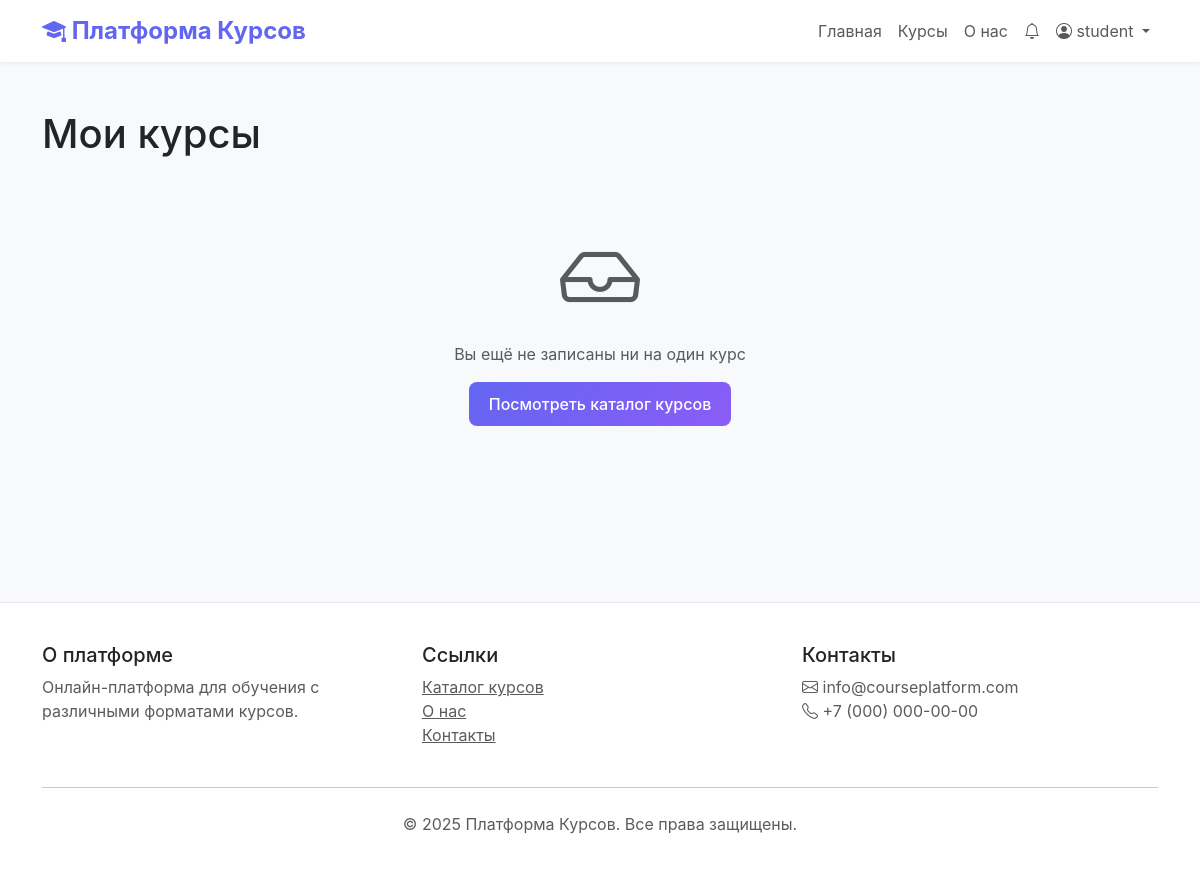
Before: /my-courses/ (signed in) with the older database file.
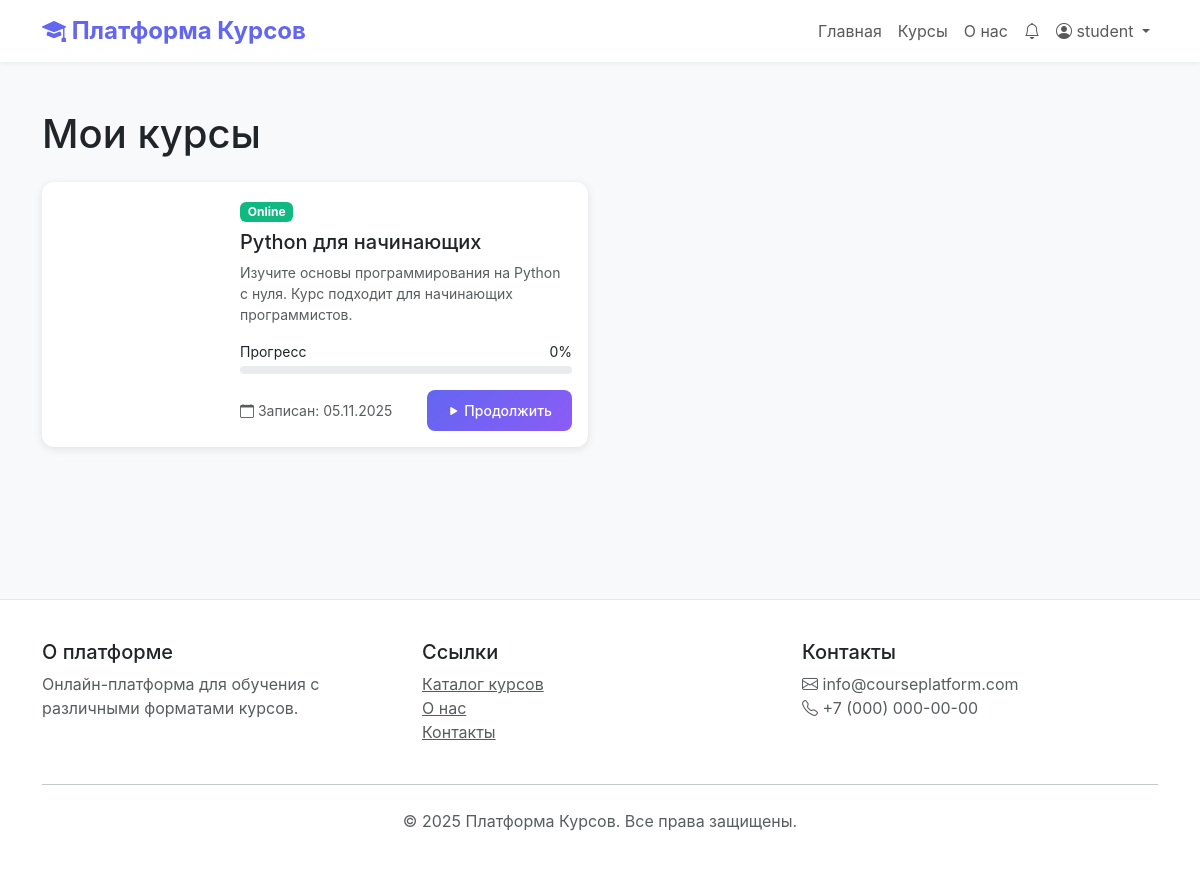
After: the same page with the newer database file.
### users/models.py (models this page shows, shortened)
class User(AbstractUser):
    ROLE_CHOICES = (
        ('student', 'Student'),
        ('instructor', 'Instructor'),
        ('admin', 'Administrator'),
    )
    role = models.CharField(max_length=20, choices=ROLE_CHOICES, default='student')
    phone = models.CharField(max_length=20, blank=True)
    bio = models.TextField(blank=True)
    avatar = models.ImageField(upload_to='avatars/', blank=True, null=True)
    email_verified = models.BooleanField(default=False)
    created_at = models.DateTimeField(auto_now_add=True)
    updated_at = models.DateTimeField(auto_now=True)
    class Meta:
        db_table = 'users'
        verbose_name = 'User'
        verbose_name_plural = 'Users'

### courses/models.py (models this page shows, shortened)
class Enrollment(models.Model):
    user = models.ForeignKey(settings.AUTH_USER_MODEL, on_delete=models.CASCADE, related_name='enrollments')
    course = models.ForeignKey(Course, on_delete=models.CASCADE, related_name='enrollments')
    enrolled_at = models.DateTimeField(auto_now_add=True)
    completed = models.BooleanField(default=False)
    completed_at = models.DateTimeField(null=True, blank=True)
    progress = models.PositiveIntegerField(default=0)  # Progress percentage
    class Meta:
        unique_together = ['user', 'course']

class Course(models.Model):
    TYPE_CHOICES = (
        ('online', 'Online'),
        ('offline', 'Offline'),
        ('webinar', 'Webinar'),
    )
    title = models.CharField(max_length=200)
    slug = models.SlugField(unique=True)
    description = models.TextField()
    type = models.CharField(max_length=20, choices=TYPE_CHOICES)
    category = models.ForeignKey(Category, on_delete=models.SET_NULL, null=True, related_name='courses')
    instructor = models.ForeignKey(settings.AUTH_USER_MODEL, on_delete=models.CASCADE, related_name='teaching_courses')
    price = models.DecimalField(max_digits=10, decimal_places=2, default=0)
    image = models.ImageField(upload_to='courses/', blank=True, null=True)
    location = models.CharField(max_length=255, blank=True)
    max_students = models.PositiveIntegerField(null=True, blank=True)
    webinar_link = models.URLField(blank=True)
    start_date = models.DateTimeField(null=True, blank=True)
    end_date = models.DateTimeField(null=True, blank=True)
    is_published = models.BooleanField(default=False)
    created_at = models.DateTimeField(auto_now_add=True)
    updated_at = models.DateTimeField(auto_now=True)
    class Meta:
        ordering = ['-created_at']

### courses/template_views.py (the view)
# urls.py: path('my-courses/', my_courses_view, name='my_courses'),
@login_required
def my_courses_view(request):
    from courses.models import LessonProgress
    enrollments = Enrollment.objects.filter(user=request.user).select_related('course').order_by('-enrolled_at')
    for enrollment in enrollments:
        all_lessons = Lesson.objects.filter(module__course=enrollment.course).order_by('module__order', 'order')
        completed_ids = LessonProgress.objects.filter(
            enrollment=enrollment,
            completed=True
        ).values_list('lesson_id', flat=True)
        next_lesson = None
        for lesson in all_lessons:
            if lesson.id not in completed_ids:
                next_lesson = lesson
                break
        enrollment.next_lesson = next_lesson if next_lesson else (all_lessons.first() if all_lessons.exists() else None)
    context = {
        'enrollments': enrollments,
    }
    return render(request, 'my_courses.html', context)

### courses/context_processors.py (called while the page is built)
def notifications(request):
    if request.user.is_authenticated:
        unread_count = Notification.objects.filter(
            user=request.user,
            is_read=False
        ).count()
        return {'unread_notifications_count': unread_count}
    return {'unread_notifications_count': 0}

### templates/my_courses.html (shortened to what this page needs)
{% extends 'base.html' %}
{% block content %}
<div class="container py-5">
    <h1 class="mb-4">Мои курсы</h1>
    {% if enrollments %}
    <div class="row">
        {% for enrollment in enrollments %}
        <div class="col-md-6 mb-4">
            <div class="card">
                <div class="row g-0">
                    <div class="col-md-4">
                        {% if enrollment.course.image %}
                        <img src="{{ enrollment.course.image.url }}" class="img-fluid rounded-start h-100" alt="{{ enrollment.course.title }}" style="object-fit: cover;">
                        {% else %}
                        <div class="bg-gradient h-100 d-flex align-items-center justify-content-center" style="background: linear-gradient(135deg, #667eea 0%, #764ba2 100%);">
                            <i class="bi bi-book display-4 text-white"></i>
                        </div>
                        {% endif %}
                    </div>
                    <div class="col-md-8">
                        <div class="card-body">
                            <span class="badge badge-{{ enrollment.course.type }} mb-2">{{ enrollment.course.get_type_display }}</span>
                            <h5 class="card-title">{{ enrollment.course.title }}</h5>
                            <p class="card-text text-muted small">{{ enrollment.course.description|truncatewords:15 }}</p>
                            <div class="mb-3">
                                <div class="d-flex justify-content-between mb-1">
                                    <small>Прогресс</small>
                                    <small>{{ enrollment.progress }}%</small>
                                </div>
                                <div class="progress" style="height: 8px;">
                                </div>
                            </div>
                            <div class="d-flex justify-content-between align-items-center">
                                <small class="text-muted">
                                    <i class="bi bi-calendar"></i> Записан: {{ enrollment.enrolled_at|date:"d.m.Y" }}
                                </small>
                                {% if enrollment.next_lesson %}
                                <a href="{% url 'lesson_detail' enrollment.course.slug enrollment.next_lesson.id %}" class="btn btn-sm btn-primary">
                                    <i class="bi bi-play-fill"></i> {% if enrollment.completed %}Повторить{% else %}Продолжить{% endif %}
                                </a>
                                {% else %}
                                <a href="{% url 'course_detail' enrollment.course.slug %}" class="btn btn-sm btn-outline-primary">
                                    Просмотреть
                                </a>
                                {% endif %}
                            </div>
                        </div>
                    </div>
                </div>
            </div>
        </div>
        {% endfor %}
    </div>
    {% else %}
    <div class="text-center py-5">
        <i class="bi bi-inbox display-1 text-muted"></i>
        <p class="text-muted mt-3">Вы ещё не записаны ни на один курс</p>
        <a href="/courses/" class="btn btn-primary">Посмотреть каталог курсов</a>
    </div>
    {% endif %}
</div>
{% endblock %}

### templates/base.html (shortened to what this page needs)
<!DOCTYPE html>
<html lang="ru">
<head>
    <link href="https://cdn.jsdelivr.net/npm/bootstrap@5.3.0/dist/css/bootstrap.min.css" rel="stylesheet">
    <link rel="stylesheet" href="https://cdn.jsdelivr.net/npm/bootstrap-icons@1.11.0/font/bootstrap-icons.css">
    {% load static %}
    <link rel="stylesheet" href="{% static 'css/style.css' %}">
</head>
<body>
    <nav class="navbar navbar-expand-lg navbar-light sticky-top">
        <div class="container">
            <a class="navbar-brand" href="/">
                <i class="bi bi-mortarboard-fill"></i> Платформа Курсов
            </a>
            <div class="collapse navbar-collapse" id="navbarNav">
                <ul class="navbar-nav ms-auto">
                    <li class="nav-item">
                        <a class="nav-link" href="/">Главная</a>
                    </li>
                    <li class="nav-item">
                        <a class="nav-link" href="/courses/">Курсы</a>
                    </li>
                    <li class="nav-item">
                        <a class="nav-link" href="/about/">О нас</a>
                    </li>
                    {% if user.is_authenticated %}
                    <li class="nav-item">
                        <a class="nav-link position-relative" href="/notifications/">
                            <i class="bi bi-bell"></i>
                        </a>
                    </li>
                    <li class="nav-item dropdown">
                        <a class="nav-link dropdown-toggle" href="#" data-bs-toggle="dropdown">
                            <i class="bi bi-person-circle"></i> {{ user.username }}
                        </a>
                    </li>
                    {% endif %}
                </ul>
            </div>
        </div>
    </nav>
    <main>
        {% block content %}{% endblock %}
    </main>
    <footer>
        <div class="container">
            <div class="row">
                <div class="col-md-4">
                    <h5>О платформе</h5>
                    <p class="text-muted">Онлайн-платформа для обучения с различными форматами курсов.</p>
                </div>
                <div class="col-md-4">
                    <h5>Ссылки</h5>
                    <ul class="list-unstyled">
                        <li><a href="/courses/" class="text-muted">Каталог курсов</a></li>
                        <li><a href="/about/" class="text-muted">О нас</a></li>
                        <li><a href="/contact/" class="text-muted">Контакты</a></li>
                    </ul>
                </div>
                <div class="col-md-4">
                    <h5>Контакты</h5>
                    <p class="text-muted">
                        <i class="bi bi-envelope"></i> info@courseplatform.com<br>
                        <i class="bi bi-telephone"></i> +7 (000) 000-00-00
                    </p>
                </div>
            </div>
            <hr class="my-4">
            <div class="text-center text-muted">
                <p>&copy; 2025 Платформа Курсов. Все права защищены.</p>
            </div>
        </div>
    </footer>
</body>
</html>

### static/css/style.css (style rules this page uses)
:root { --primary-color: #6366f1; --secondary-color: #8b5cf6; --accent-color: #3b82f6; --success-color: #10b981; --warning-color: #f59e0b; --danger-color: #ef4444; }
html { scroll-behavior: smooth; }
.btn { border-radius: 8px; font-weight: 500; padding: 10px 20px; transition: all 0.3s ease; }
.btn-primary { background: linear-gradient(135deg, var(--primary-color) 0%, var(--secondary-color) 100%); border: none; }
.card { border-radius: 12px; overflow: hidden; }
.badge-online { background-color: var(--success-color); }
.navbar { backdrop-filter: blur(10px); background-color: rgba(255, 255, 255, 0.95) !important; }
.navbar-brand { font-size: 1.5rem; font-weight: 700; }
footer { background: linear-gradient(180deg, #ffffff 0%, #f8f9fa 100%); }

### templates/base.html (style rules this page uses)
:root { --primary-color: #6366f1; --secondary-color: #8b5cf6; --accent-color: #3b82f6; }
body { font-family: -apple-system, BlinkMacSystemFont, 'Segoe UI', Roboto, Oxygen, Ubuntu, Cantarell, sans-serif; background-color: #f8f9fa; }
.navbar { background: white; box-shadow: 0 2px 4px rgba(0,0,0,0.05); }
.navbar-brand { font-weight: 700; color: var(--primary-color) !important; }
.btn-primary { background-color: var(--primary-color); border-color: var(--primary-color); transition: all 0.3s; }
.card { border: none; box-shadow: 0 2px 8px rgba(0,0,0,0.1); transition: all 0.3s; }
.badge-online { background: #10b981; color: white; }
footer { background: white; margin-top: 80px; padding: 40px 0; border-top: 1px solid #e5e7eb; }

Changed rows visible on the page:
added Enrollment: course.type "Online", course "Python для начинающих", course.description "Изучите основы программирования на Python с нуля. Курс подходит для начинающих программистов.", progress "0", enrolled_at "05.11.2025", completed "Продолжить"
Other visible differences:
text no longer shown: "Вы ещё не записаны ни на один курс Посмотреть каталог курсов"
